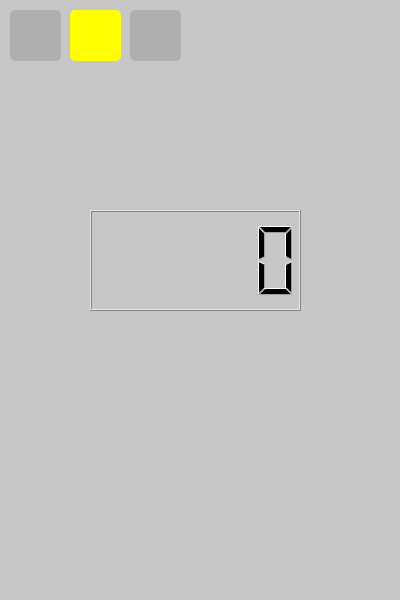
<?xml version="1.0" encoding="UTF-8"?>
<ui version="4.0">
 <class>Timer</class>
 <widget class="QWidget" name="Timer">
  <property name="geometry">
   <rect>
    <x>0</x>
    <y>0</y>
    <width>400</width>
    <height>600</height>
   </rect>
  </property>
  <property name="windowTitle">
   <string>Form</string>
  </property>
  <property name="styleSheet">
   <string notr="true">background-color: rgb(199, 199, 199);</string>
  </property>
  <widget class="QPushButton" name="buttonTimer">
   <property name="geometry">
    <rect>
     <x>70</x>
     <y>10</y>
     <width>51</width>
     <height>51</height>
    </rect>
   </property>
   <property name="whatsThis">
    <string>&lt;html&gt;&lt;head/&gt;&lt;body&gt;&lt;p&gt;&lt;br/&gt;&lt;/p&gt;&lt;/body&gt;&lt;/html&gt;</string>
   </property>
   <property name="styleSheet">
    <string notr="true">border-radius: 5px;
background-color: rgb(255, 255, 0);</string>
   </property>
   <property name="text">
    <string/>
   </property>
   <property name="icon">
    <iconset>
     <normaloff>timer.png</normaloff>timer.png</iconset>
   </property>
   <property name="iconSize">
    <size>
     <width>32</width>
     <height>32</height>
    </size>
   </property>
  </widget>
  <widget class="QPushButton" name="buttonAlarm_2">
   <property name="geometry">
    <rect>
     <x>10</x>
     <y>10</y>
     <width>51</width>
     <height>51</height>
    </rect>
   </property>
   <property name="whatsThis">
    <string>&lt;html&gt;&lt;head/&gt;&lt;body&gt;&lt;p&gt;&lt;br/&gt;&lt;/p&gt;&lt;/body&gt;&lt;/html&gt;</string>
   </property>
   <property name="styleSheet">
    <string notr="true">border-radius: 5px;
background-color: rgb(175, 175, 175);</string>
   </property>
   <property name="text">
    <string/>
   </property>
   <property name="icon">
    <iconset>
     <normaloff>alarm-clock.png</normaloff>alarm-clock.png</iconset>
   </property>
   <property name="iconSize">
    <size>
     <width>32</width>
     <height>32</height>
    </size>
   </property>
  </widget>
  <widget class="QPushButton" name="buttonStopwatch">
   <property name="geometry">
    <rect>
     <x>130</x>
     <y>10</y>
     <width>51</width>
     <height>51</height>
    </rect>
   </property>
   <property name="whatsThis">
    <string>&lt;html&gt;&lt;head/&gt;&lt;body&gt;&lt;p&gt;&lt;br/&gt;&lt;/p&gt;&lt;/body&gt;&lt;/html&gt;</string>
   </property>
   <property name="styleSheet">
    <string notr="true">border-radius: 5px;
background-color: rgb(175, 175, 175);</string>
   </property>
   <property name="text">
    <string/>
   </property>
   <property name="icon">
    <iconset>
     <normaloff>timer.png</normaloff>timer.png</iconset>
   </property>
   <property name="iconSize">
    <size>
     <width>32</width>
     <height>32</height>
    </size>
   </property>
  </widget>
  <widget class="QLCDNumber" name="MainTimer">
   <property name="geometry">
    <rect>
     <x>90</x>
     <y>210</y>
     <width>211</width>
     <height>101</height>
    </rect>
   </property>
   <property name="font">
    <font>
     <family>Segoe UI</family>
    </font>
   </property>
  </widget>
 </widget>
 <resources/>
 <connections/>
</ui>
